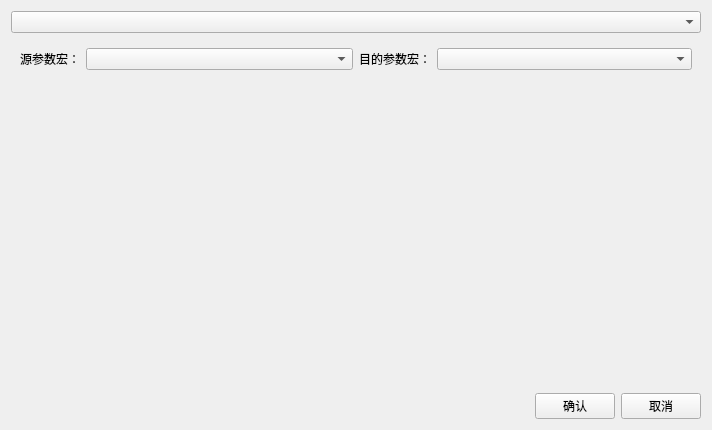
<?xml version="1.0" encoding="UTF-8"?>
<ui version="4.0">
 <class>CopyParamMacroDialog</class>
 <widget class="QWidget" name="CopyParamMacroDialog">
  <property name="geometry">
   <rect>
    <x>0</x>
    <y>0</y>
    <width>712</width>
    <height>430</height>
   </rect>
  </property>
  <property name="windowTitle">
   <string>Form</string>
  </property>
  <layout class="QVBoxLayout" name="verticalLayout_6">
   <item>
    <widget class="QComboBox" name="modeComboBox"/>
   </item>
   <item>
    <widget class="QStackedWidget" name="stackedWidget">
     <property name="currentIndex">
      <number>1</number>
     </property>
     <widget class="QWidget" name="page">
      <layout class="QVBoxLayout" name="verticalLayout">
       <item>
        <layout class="QGridLayout" name="gridLayout_3">
         <item row="2" column="1">
          <widget class="QComboBox" name="taskCodeComboBox"/>
         </item>
         <item row="1" column="0">
          <widget class="QLabel" name="label">
           <property name="text">
            <string>新参数宏名称：</string>
           </property>
          </widget>
         </item>
         <item row="2" column="0">
          <widget class="QLabel" name="label_3">
           <property name="text">
            <string>任务代号：</string>
           </property>
          </widget>
         </item>
         <item row="0" column="1">
          <widget class="QComboBox" name="srcParamMacroComboBox"/>
         </item>
         <item row="4" column="0">
          <widget class="QLabel" name="label_2">
           <property name="text">
            <string>描述：</string>
           </property>
          </widget>
         </item>
         <item row="1" column="1">
          <widget class="QLineEdit" name="newMacroNameLineEdit"/>
         </item>
         <item row="0" column="0">
          <widget class="QLabel" name="label_7">
           <property name="text">
            <string>源参数宏：</string>
           </property>
          </widget>
         </item>
         <item row="3" column="1">
          <widget class="QPlainTextEdit" name="newMacroDescPlainTextEdit"/>
         </item>
        </layout>
       </item>
      </layout>
     </widget>
     <widget class="QWidget" name="page_2">
      <layout class="QVBoxLayout" name="verticalLayout_5">
       <item>
        <layout class="QVBoxLayout" name="verticalLayout_4" stretch="0,1">
         <item>
          <layout class="QHBoxLayout" name="horizontalLayout_7">
           <item>
            <layout class="QVBoxLayout" name="verticalLayout_2">
             <item>
              <layout class="QHBoxLayout" name="horizontalLayout_2" stretch="0,1">
               <item>
                <widget class="QLabel" name="label_4">
                 <property name="text">
                  <string>源参数宏：</string>
                 </property>
                </widget>
               </item>
               <item>
                <widget class="QComboBox" name="existSrcParamMacroComboBox"/>
               </item>
              </layout>
             </item>
             <item>
              <widget class="QLabel" name="existSrcParamMacroModeLabel">
               <property name="text">
                <string/>
               </property>
              </widget>
             </item>
            </layout>
           </item>
           <item>
            <layout class="QVBoxLayout" name="verticalLayout_3">
             <item>
              <layout class="QHBoxLayout" name="horizontalLayout_6" stretch="0,1">
               <item>
                <widget class="QLabel" name="label_6">
                 <property name="text">
                  <string>目的参数宏：</string>
                 </property>
                </widget>
               </item>
               <item>
                <widget class="QComboBox" name="destParamMacroComboBox"/>
               </item>
              </layout>
             </item>
             <item>
              <widget class="QLabel" name="existDestParamMacroModeLabel">
               <property name="text">
                <string/>
               </property>
              </widget>
             </item>
            </layout>
           </item>
          </layout>
         </item>
         <item>
          <widget class="QWidget" name="selecteParamMacrModeWidget" native="true"/>
         </item>
        </layout>
       </item>
      </layout>
     </widget>
    </widget>
   </item>
   <item>
    <layout class="QHBoxLayout" name="horizontalLayout">
     <item>
      <spacer name="horizontalSpacer">
       <property name="orientation">
        <enum>Qt::Horizontal</enum>
       </property>
       <property name="sizeHint" stdset="0">
        <size>
         <width>40</width>
         <height>20</height>
        </size>
       </property>
      </spacer>
     </item>
     <item>
      <widget class="QPushButton" name="okBtn">
       <property name="text">
        <string>确认</string>
       </property>
      </widget>
     </item>
     <item>
      <widget class="QPushButton" name="cancelBtn">
       <property name="text">
        <string>取消</string>
       </property>
      </widget>
     </item>
    </layout>
   </item>
  </layout>
 </widget>
 <resources/>
 <connections/>
</ui>
